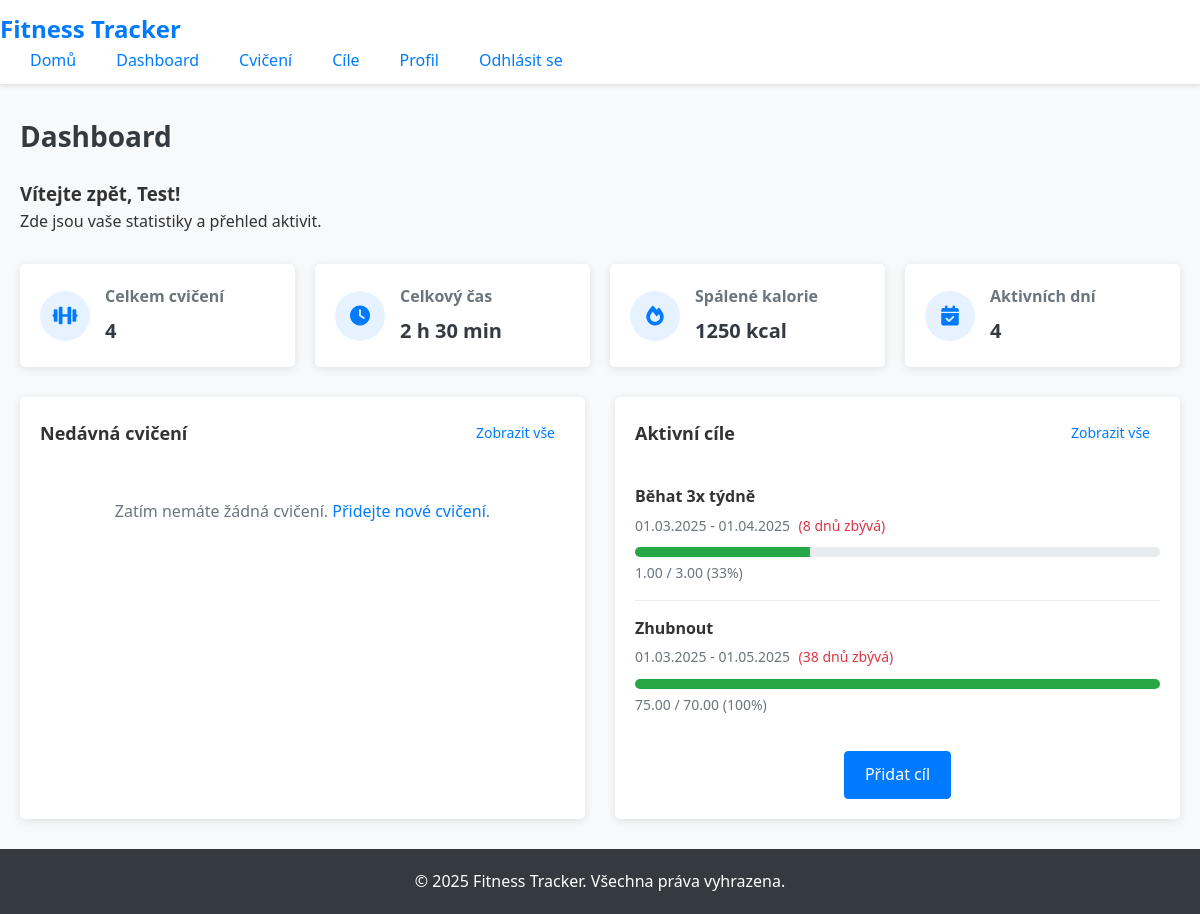
Page /index.php?page=dashboard (signed in) on the committed database.
### tables this page shows
CREATE TABLE IF NOT EXISTS users (
    id INT AUTO_INCREMENT PRIMARY KEY,
    username VARCHAR(50) NOT NULL UNIQUE,
    email VARCHAR(100) NOT NULL UNIQUE,
    password VARCHAR(255) NOT NULL,
    first_name VARCHAR(50),
    last_name VARCHAR(50),
    height DECIMAL(5,2) DEFAULT NULL,
    weight DECIMAL(5,2) DEFAULT NULL,
    date_of_birth DATE DEFAULT NULL,
    profile_image VARCHAR(255) DEFAULT NULL,
    created_at TIMESTAMP DEFAULT CURRENT_TIMESTAMP,
    updated_at TIMESTAMP DEFAULT CURRENT_TIMESTAMP ON UPDATE CURRENT_TIMESTAMP
);

CREATE TABLE IF NOT EXISTS goals (
    id INT AUTO_INCREMENT PRIMARY KEY,
    user_id INT NOT NULL,
    title VARCHAR(100) NOT NULL,
    description TEXT,
    goal_type ENUM('weight', 'exercise_frequency', 'duration', 'distance', 'other') NOT NULL,
    target_value DECIMAL(10,2) NOT NULL,
    current_value DECIMAL(10,2) DEFAULT 0,
    start_date DATE NOT NULL,
    end_date DATE NOT NULL,
    status ENUM('active', 'completed', 'failed', 'cancelled') DEFAULT 'active',
    created_at TIMESTAMP DEFAULT CURRENT_TIMESTAMP,
    updated_at TIMESTAMP DEFAULT CURRENT_TIMESTAMP ON UPDATE CURRENT_TIMESTAMP,
    FOREIGN KEY (user_id) REFERENCES users(id) ON DELETE CASCADE
);

### config.php (called while the page is built, shortened)
<?php
spl_autoload_register(function ($class_name) {
    $directories = array(
        'src/models/',
        'src/controllers/'
    );
    foreach ($directories as $directory) {
        $file = $directory . $class_name . '.php';
        if (file_exists($file)) {
            return;
        }
    }
});
?>

### src/models/User.php (called while the page is built, shortened)
<?php
class User {
    private $pdo;
    public function __construct($pdo) {
        $this->pdo = $pdo;
    }
    public function getById($id) {
        $sql = "SELECT * FROM users WHERE id = :id";
        $stmt = $this->pdo->prepare($sql);
        $stmt->execute([':id' => $id]);
        return $stmt->fetch(PDO::FETCH_ASSOC);
    }
}
?>

### src/models/Exercise.php (called while the page is built, shortened)
<?php
class Exercise {
    private $pdo;
    public function __construct($pdo) {
        $this->pdo = $pdo;
    }
    public function getUserStats($userId) {
        $sql = "SELECT
                COUNT(*) as total_exercises,
                SUM(duration) as total_duration,
                SUM(calories_burned) as total_calories,
                COUNT(DISTINCT DATE(date)) as total_days
                FROM exercises
                WHERE user_id = :userId";
        $stmt = $this->pdo->prepare($sql);
        $stmt->execute([':userId' => $userId]);
        return $stmt->fetch(PDO::FETCH_ASSOC);
    }
}
?>

### src/models/Goal.php (called while the page is built, shortened)
<?php
class Goal {
    private $pdo;
    public function __construct($pdo) {
        $this->pdo = $pdo;
    }
    public function getActiveByUser($userId) {
        $sql = "SELECT * FROM goals
                WHERE user_id = :userId
                AND status = 'active'
                AND end_date >= CURDATE()
                ORDER BY end_date ASC";
        $stmt = $this->pdo->prepare($sql);
        $stmt->execute([':userId' => $userId]);
        return $stmt->fetchAll(PDO::FETCH_ASSOC);
    }
}
?>

### src/views/dashboard.php (the view, shortened to what this page needs)
<?php
include 'src/views/header.php';
$userModel = new User($pdo);
$exerciseModel = new Exercise($pdo);
$goalModel = new Goal($pdo);
$userId = $_SESSION['user_id'];
$user = $userModel->getById($userId);
$stats = $exerciseModel->getUserStats($userId);
$recentExercises = $exerciseModel->getRecentByUser($userId, 7);
$activeGoals = $goalModel->getActiveByUser($userId);
?>
<div class="dashboard">
    <div class="dashboard-welcome">
        <h3>Vítejte zpět, <?php echo htmlspecialchars($user['first_name'] ?: $user['username']); ?>!</h3>
        <p>Zde jsou vaše statistiky a přehled aktivit.</p>
    </div>
    <div class="dashboard-stats">
        <div class="stat-card">
            <div class="stat-icon">
                <i class="fas fa-dumbbell"></i>
            </div>
            <div class="stat-info">
                <h4>Celkem cvičení</h4>
                <p class="stat-value"><?php echo $stats['total_exercises'] ?: 0; ?></p>
            </div>
        </div>
        <div class="stat-card">
            <div class="stat-icon">
                <i class="fas fa-clock"></i>
            </div>
            <div class="stat-info">
                <h4>Celkový čas</h4>
                <p class="stat-value"><?php echo $stats['total_duration'] ? floor($stats['total_duration'] / 60) . ' h ' . ($stats['total_duration'] % 60) . ' min' : '0 min'; ?></p>
            </div>
        </div>
        <div class="stat-card">
            <div class="stat-icon">
                <i class="fas fa-fire"></i>
            </div>
            <div class="stat-info">
                <h4>Spálené kalorie</h4>
                <p class="stat-value"><?php echo $stats['total_calories'] ?: 0; ?> kcal</p>
            </div>
        </div>
        <div class="stat-card">
            <div class="stat-icon">
                <i class="fas fa-calendar-check"></i>
            </div>
            <div class="stat-info">
                <h4>Aktivních dní</h4>
                <p class="stat-value"><?php echo $stats['total_days'] ?: 0; ?></p>
            </div>
        </div>
    </div>
    <div class="dashboard-sections">
        <div class="dashboard-section">
            <div class="section-header">
                <h3>Nedávná cvičení</h3>
                <a href="index.php?page=exercises" class="btn small-btn">Zobrazit vše</a>
            </div>
            <?php if (empty($recentExercises)): ?>
                <div class="empty-state">
                    <p>Zatím nemáte žádná cvičení. <a href="index.php?page=add_exercise">Přidejte nové cvičení</a>.</p>
                </div>
            <?php endif; ?>
        </div>
        <div class="dashboard-section">
            <div class="section-header">
                <h3>Aktivní cíle</h3>
                <a href="index.php?page=goals" class="btn small-btn">Zobrazit vše</a>
            </div>
            <?php if (empty($activeGoals)): ?>
                <div class="empty-state">
                    <p>Zatím nemáte žádné aktivní cíle. <a href="index.php?page=add_goal">Vytvořte nový cíl</a>.</p>
                </div>
            <?php else: ?>
                <div class="goals-list">
                    <?php foreach ($activeGoals as $goal): ?>
                        <?php
                        $progressPercent = 0;
                        if ($goal['target_value'] > 0) {
                            $progressPercent = min(100, ($goal['current_value'] / $goal['target_value']) * 100);
                        }
                        $daysLeft = ceil((strtotime($goal['end_date']) - time()) / (60 * 60 * 24));
                        ?>
                        <div class="goal-item">
                            <div class="goal-info">
                                <h4><?php echo htmlspecialchars($goal['title']); ?></h4>
                                <p class="goal-dates">
                                    <span class="goal-date-start"><?php echo date('d.m.Y', strtotime($goal['start_date'])); ?></span> -
                                    <span class="goal-date-end"><?php echo date('d.m.Y', strtotime($goal['end_date'])); ?></span>
                                    <span class="goal-days-left">(<?php echo $daysLeft; ?> dnů zbývá)</span>
                                </p>
                                <div class="goal-progress">
                                    <div class="progress-bar">
                                        <div class="progress-fill" style="width: <?php echo $progressPercent; ?>%"></div>
                                    </div>
                                    <div class="progress-info">
                                        <span class="progress-current"><?php echo $goal['current_value']; ?></span> /
                                        <span class="progress-target"><?php echo $goal['target_value']; ?></span>
                                        <span class="progress-percent">(<?php echo round($progressPercent); ?>%)</span>
                                    </div>
                                </div>
                            </div>
                        </div>
                    <?php endforeach; ?>
                </div>
                <div class="section-footer">
                    <a href="index.php?page=add_goal" class="btn primary-btn">Přidat cíl</a>
                </div>
            <?php endif; ?>
        </div>
    </div>
</div>
<?php include 'src/views/footer.php'; ?>

### public/css/styles.css (style rules this page uses)
* { margin: 0; padding: 0; box-sizing: border-box; }
body { font-family: 'Segoe UI', Tahoma, Geneva, Verdana, sans-serif; line-height: 1.6; color: #333; background-color: #f8f9fa; }
a { color: #007bff; text-decoration: none; transition: color 0.3s; }
.btn { display: inline-block; padding: 10px 20px; border-radius: 4px; font-weight: 500; text-align: center; cursor: pointer; transition: background-color 0.3s, color 0.3s, border-color 0.3s; }
.primary-btn { background-color: #007bff; color: #fff; border: 1px solid #007bff; }
.small-btn { padding: 5px 10px; font-size: 14px; }
.dashboard { width: 100%; }
.dashboard-welcome { margin-bottom: 30px; }
.dashboard-stats { display: grid; grid-template-columns: repeat(auto-fill, minmax(250px, 1fr)); gap: 20px; margin-bottom: 30px; }
.stat-card { background-color: #fff; border-radius: 5px; box-shadow: 0 2px 10px rgba(0, 0, 0, 0.1); padding: 20px; display: flex; align-items: center; }
.stat-icon { width: 50px; height: 50px; background-color: #e6f2ff; border-radius: 50%; display: flex; justify-content: center; align-items: center; margin-right: 15px; font-size: 20px; color: #007bff; }
.stat-info h4 { font-size: 16px; color: #6c757d; margin-bottom: 5px; }
.stat-value { font-size: 20px; font-weight: 700; color: #343a40; }
.dashboard-sections { display: grid; grid-template-columns: repeat(auto-fit, minmax(300px, 1fr)); gap: 30px; }
.dashboard-section { background-color: #fff; border-radius: 5px; box-shadow: 0 2px 10px rgba(0, 0, 0, 0.1); padding: 20px; }
.section-header { display: flex; justify-content: space-between; align-items: center; margin-bottom: 20px; }
.section-header h3 { font-size: 18px; }
.empty-state { text-align: center; padding: 30px 0; color: #6c757d; }
.goals-list { margin-bottom: 20px; }
.goal-item { padding: 15px 0; border-bottom: 1px solid #e9ecef; }
.goal-item:last-child { border-bottom: none; }
.goal-info h4 { font-size: 16px; margin-bottom: 5px; }
.goal-dates { font-size: 14px; color: #6c757d; margin-bottom: 10px; }
.goal-days-left { margin-left: 5px; color: #dc3545; }
.goal-progress { margin-top: 10px; }
.progress-bar { width: 100%; height: 10px; background-color: #e9ecef; border-radius: 5px; overflow: hidden; margin-bottom: 5px; }
.progress-fill { height: 100%; background-color: #28a745; transition: width 0.3s ease; }
.progress-info { font-size: 14px; color: #6c757d; }
.section-footer { margin-top: 20px; text-align: center; }

### rows in the picture
users: first_name "Test"
goals: title "Běhat 3x týdně", start_date "01.03.2025", end_date "01.04.2025", end_date "8", current_value "1.00", target_value "3.00", progressPercent "33"
goals: title "Zhubnout", start_date "01.03.2025", end_date "01.05.2025", end_date "38", current_value "75.00", target_value "70.00", progressPercent "100"

### other values in the picture
$pageTitle "Dashboard"
$stats['total_exercises'] ?: 0 "4"
floor($stats['total_duration'] / 60) "2"
$stats['total_duration'] % 60 "30"
$stats['total_calories'] ?: 0 "1250"
$stats['total_days'] ?: 0 "4"
